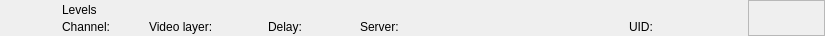
<?xml version="1.0" encoding="UTF-8"?>
<ui version="4.0">
 <class>RundownLevelsWidget</class>
 <widget class="QWidget" name="RundownLevelsWidget">
  <property name="geometry">
   <rect>
    <x>0</x>
    <y>0</y>
    <width>825</width>
    <height>36</height>
   </rect>
  </property>
  <layout class="QHBoxLayout" name="horizontalLayout">
   <property name="spacing">
    <number>0</number>
   </property>
   <property name="margin">
    <number>0</number>
   </property>
   <item>
    <widget class="QFrame" name="frameItem">
     <property name="sizePolicy">
      <sizepolicy hsizetype="Preferred" vsizetype="Fixed">
       <horstretch>0</horstretch>
       <verstretch>0</verstretch>
      </sizepolicy>
     </property>
     <property name="minimumSize">
      <size>
       <width>0</width>
       <height>36</height>
      </size>
     </property>
     <widget class="QLabel" name="labelIcon">
      <property name="geometry">
       <rect>
        <x>22</x>
        <y>2</y>
        <width>32</width>
        <height>32</height>
       </rect>
      </property>
      <property name="text">
       <string/>
      </property>
      <property name="pixmap">
       <pixmap resource="../Widgets.qrc">:/Graphics/Images/Levels.png</pixmap>
      </property>
      <property name="scaledContents">
       <bool>true</bool>
      </property>
     </widget>
     <widget class="QLabel" name="labelChannel">
      <property name="geometry">
       <rect>
        <x>62</x>
        <y>19</y>
        <width>78</width>
        <height>16</height>
       </rect>
      </property>
      <property name="text">
       <string>Channel:</string>
      </property>
     </widget>
     <widget class="QLabel" name="labelLabel">
      <property name="geometry">
       <rect>
        <x>62</x>
        <y>2</y>
        <width>561</width>
        <height>16</height>
       </rect>
      </property>
      <property name="text">
       <string>Levels</string>
      </property>
     </widget>
     <widget class="QLabel" name="labelVideolayer">
      <property name="geometry">
       <rect>
        <x>149</x>
        <y>19</y>
        <width>110</width>
        <height>16</height>
       </rect>
      </property>
      <property name="text">
       <string>Video layer:</string>
      </property>
     </widget>
     <widget class="QLabel" name="labelColor">
      <property name="geometry">
       <rect>
        <x>0</x>
        <y>0</y>
        <width>18</width>
        <height>36</height>
       </rect>
      </property>
      <property name="text">
       <string/>
      </property>
     </widget>
     <widget class="QLabel" name="labelGroupColor">
      <property name="geometry">
       <rect>
        <x>0</x>
        <y>0</y>
        <width>6</width>
        <height>36</height>
       </rect>
      </property>
      <property name="text">
       <string/>
      </property>
     </widget>
     <widget class="QLabel" name="labelDevice">
      <property name="geometry">
       <rect>
        <x>360</x>
        <y>19</y>
        <width>260</width>
        <height>16</height>
       </rect>
      </property>
      <property name="text">
       <string>Server:</string>
      </property>
     </widget>
     <widget class="QLabel" name="labelDelay">
      <property name="geometry">
       <rect>
        <x>268</x>
        <y>19</y>
        <width>83</width>
        <height>16</height>
       </rect>
      </property>
      <property name="text">
       <string>Delay:</string>
      </property>
     </widget>
     <widget class="QLabel" name="labelRemoteTriggerId">
      <property name="geometry">
       <rect>
        <x>629</x>
        <y>19</y>
        <width>111</width>
        <height>16</height>
       </rect>
      </property>
      <property name="text">
       <string>UID:</string>
      </property>
     </widget>
    </widget>
   </item>
   <item>
    <widget class="QFrame" name="frameStatus">
     <property name="minimumSize">
      <size>
       <width>77</width>
       <height>0</height>
      </size>
     </property>
     <property name="maximumSize">
      <size>
       <width>77</width>
       <height>16777215</height>
      </size>
     </property>
     <property name="frameShape">
      <enum>QFrame::StyledPanel</enum>
     </property>
     <property name="frameShadow">
      <enum>QFrame::Raised</enum>
     </property>
     <widget class="QLabel" name="labelGpiConnected">
      <property name="geometry">
       <rect>
        <x>1</x>
        <y>2</y>
        <width>32</width>
        <height>32</height>
       </rect>
      </property>
      <property name="minimumSize">
       <size>
        <width>32</width>
        <height>32</height>
       </size>
      </property>
      <property name="maximumSize">
       <size>
        <width>32</width>
        <height>32</height>
       </size>
      </property>
      <property name="lineWidth">
       <number>0</number>
      </property>
      <property name="text">
       <string/>
      </property>
      <property name="pixmap">
       <pixmap resource="../Widgets.qrc">:/Graphics/Images/GpiConnected.png</pixmap>
      </property>
      <property name="scaledContents">
       <bool>true</bool>
      </property>
     </widget>
     <widget class="QLabel" name="labelDisconnected">
      <property name="geometry">
       <rect>
        <x>32</x>
        <y>2</y>
        <width>32</width>
        <height>32</height>
       </rect>
      </property>
      <property name="minimumSize">
       <size>
        <width>32</width>
        <height>32</height>
       </size>
      </property>
      <property name="maximumSize">
       <size>
        <width>32</width>
        <height>32</height>
       </size>
      </property>
      <property name="text">
       <string/>
      </property>
      <property name="pixmap">
       <pixmap resource="../Widgets.qrc">:/Graphics/Images/Disconnected.png</pixmap>
      </property>
      <property name="scaledContents">
       <bool>true</bool>
      </property>
     </widget>
     <widget class="QLabel" name="labelActiveColor">
      <property name="geometry">
       <rect>
        <x>69</x>
        <y>0</y>
        <width>8</width>
        <height>36</height>
       </rect>
      </property>
      <property name="minimumSize">
       <size>
        <width>8</width>
        <height>36</height>
       </size>
      </property>
      <property name="maximumSize">
       <size>
        <width>8</width>
        <height>36</height>
       </size>
      </property>
      <property name="text">
       <string/>
      </property>
     </widget>
    </widget>
   </item>
  </layout>
 </widget>
 <resources>
  <include location="../Widgets.qrc"/>
 </resources>
 <connections/>
 <slots>
  <slot>addToCombo()</slot>
 </slots>
</ui>
